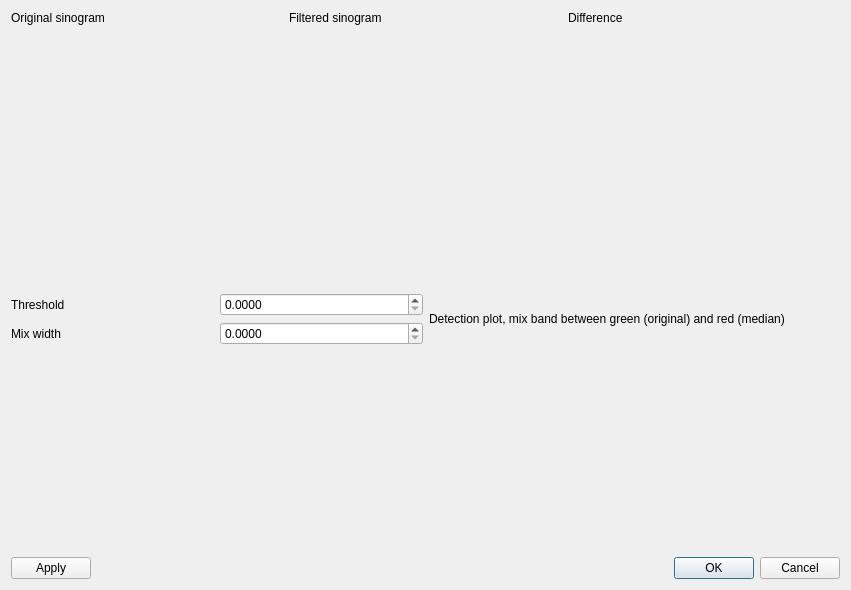
<?xml version="1.0" encoding="UTF-8"?>
<ui version="4.0">
 <class>MedianMixRingClean</class>
 <widget class="QDialog" name="MedianMixRingClean">
  <property name="geometry">
   <rect>
    <x>0</x>
    <y>0</y>
    <width>851</width>
    <height>590</height>
   </rect>
  </property>
  <property name="windowTitle">
   <string>Configure median mix ring cleaning</string>
  </property>
  <layout class="QVBoxLayout" name="verticalLayout">
   <item>
    <layout class="QHBoxLayout" name="horizontalLayout">
     <item>
      <layout class="QVBoxLayout" name="verticalLayout_2">
       <item>
        <widget class="QLabel" name="label">
         <property name="sizePolicy">
          <sizepolicy hsizetype="Preferred" vsizetype="Maximum">
           <horstretch>0</horstretch>
           <verstretch>0</verstretch>
          </sizepolicy>
         </property>
         <property name="text">
          <string>Original sinogram</string>
         </property>
        </widget>
       </item>
       <item>
        <widget class="QtAddons::ImageViewerWidget" name="viewer_original" native="true">
         <property name="minimumSize">
          <size>
           <width>0</width>
           <height>256</height>
          </size>
         </property>
        </widget>
       </item>
      </layout>
     </item>
     <item>
      <layout class="QVBoxLayout" name="verticalLayout_3">
       <item>
        <widget class="QLabel" name="label_2">
         <property name="sizePolicy">
          <sizepolicy hsizetype="Preferred" vsizetype="Maximum">
           <horstretch>0</horstretch>
           <verstretch>0</verstretch>
          </sizepolicy>
         </property>
         <property name="text">
          <string>Filtered sinogram</string>
         </property>
        </widget>
       </item>
       <item>
        <widget class="QtAddons::ImageViewerWidget" name="viewer_result" native="true"/>
       </item>
      </layout>
     </item>
     <item>
      <layout class="QVBoxLayout" name="verticalLayout_4">
       <item>
        <widget class="QLabel" name="label_3">
         <property name="sizePolicy">
          <sizepolicy hsizetype="Preferred" vsizetype="Maximum">
           <horstretch>0</horstretch>
           <verstretch>0</verstretch>
          </sizepolicy>
         </property>
         <property name="text">
          <string>Difference</string>
         </property>
        </widget>
       </item>
       <item>
        <widget class="QtAddons::ImageViewerWidget" name="viewer_difference" native="true"/>
       </item>
      </layout>
     </item>
    </layout>
   </item>
   <item>
    <layout class="QHBoxLayout" name="horizontalLayout_3">
     <item>
      <layout class="QGridLayout" name="gridLayout">
       <item row="1" column="1">
        <widget class="QDoubleSpinBox" name="entry_sigma">
         <property name="toolTip">
          <string>Width of the mixing intensities. The mixing will be between threshold+-width.</string>
         </property>
         <property name="decimals">
          <number>4</number>
         </property>
         <property name="maximum">
          <double>100.000000000000000</double>
         </property>
        </widget>
       </item>
       <item row="0" column="0">
        <widget class="QLabel" name="label_4">
         <property name="text">
          <string>Threshold</string>
         </property>
        </widget>
       </item>
       <item row="1" column="0">
        <widget class="QLabel" name="label_5">
         <property name="text">
          <string>Mix width</string>
         </property>
        </widget>
       </item>
       <item row="0" column="1">
        <widget class="QDoubleSpinBox" name="entry_lambda">
         <property name="toolTip">
          <string>Threshold to select the average mixing intensity in the detection image.</string>
         </property>
         <property name="decimals">
          <number>4</number>
         </property>
         <property name="maximum">
          <double>1000.000000000000000</double>
         </property>
        </widget>
       </item>
       <item row="2" column="0">
        <spacer name="verticalSpacer">
         <property name="orientation">
          <enum>Qt::Vertical</enum>
         </property>
         <property name="sizeHint" stdset="0">
          <size>
           <width>20</width>
           <height>40</height>
          </size>
         </property>
        </spacer>
       </item>
       <item row="2" column="1">
        <spacer name="verticalSpacer_2">
         <property name="orientation">
          <enum>Qt::Vertical</enum>
         </property>
         <property name="sizeHint" stdset="0">
          <size>
           <width>20</width>
           <height>40</height>
          </size>
         </property>
        </spacer>
       </item>
      </layout>
     </item>
     <item>
      <layout class="QVBoxLayout" name="verticalLayout_5">
       <item>
        <widget class="QLabel" name="label_6">
         <property name="text">
          <string>Detection plot, mix band between green (original) and red (median)</string>
         </property>
        </widget>
       </item>
       <item>
        <widget class="QtAddons::Plotter" name="plot_decision" native="true">
         <property name="minimumSize">
          <size>
           <width>0</width>
           <height>200</height>
          </size>
         </property>
        </widget>
       </item>
      </layout>
     </item>
    </layout>
   </item>
   <item>
    <layout class="QHBoxLayout" name="horizontalLayout_2">
     <item>
      <widget class="QPushButton" name="button_apply">
       <property name="toolTip">
        <string>Test the current settings on the projection.</string>
       </property>
       <property name="text">
        <string>Apply</string>
       </property>
      </widget>
     </item>
     <item>
      <widget class="QDialogButtonBox" name="buttonBox">
       <property name="orientation">
        <enum>Qt::Horizontal</enum>
       </property>
       <property name="standardButtons">
        <set>QDialogButtonBox::Cancel|QDialogButtonBox::Ok</set>
       </property>
      </widget>
     </item>
    </layout>
   </item>
  </layout>
 </widget>
 <customwidgets>
  <customwidget>
   <class>QtAddons::ImageViewerWidget</class>
   <extends>QWidget</extends>
   <header location="global">imageviewerwidget.h</header>
   <container>1</container>
   <slots>
    <signal>levelsChanged(float,float)</signal>
   </slots>
  </customwidget>
  <customwidget>
   <class>QtAddons::Plotter</class>
   <extends>QWidget</extends>
   <header location="global">plotter.h</header>
   <container>1</container>
  </customwidget>
 </customwidgets>
 <resources/>
 <connections>
  <connection>
   <sender>buttonBox</sender>
   <signal>accepted()</signal>
   <receiver>MedianMixRingClean</receiver>
   <slot>accept()</slot>
   <hints>
    <hint type="sourcelabel">
     <x>248</x>
     <y>254</y>
    </hint>
    <hint type="destinationlabel">
     <x>157</x>
     <y>274</y>
    </hint>
   </hints>
  </connection>
  <connection>
   <sender>buttonBox</sender>
   <signal>rejected()</signal>
   <receiver>MedianMixRingClean</receiver>
   <slot>reject()</slot>
   <hints>
    <hint type="sourcelabel">
     <x>316</x>
     <y>260</y>
    </hint>
    <hint type="destinationlabel">
     <x>286</x>
     <y>274</y>
    </hint>
   </hints>
  </connection>
 </connections>
</ui>
